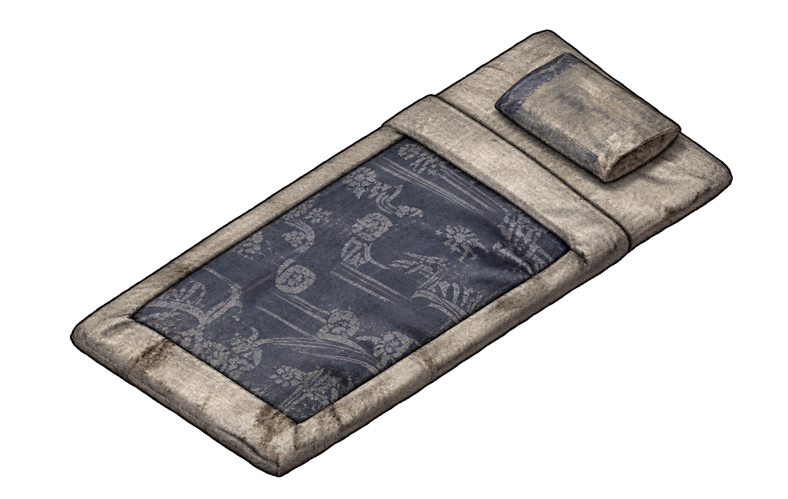
#> input picture assets/environment/interior_prop_previews/angle_revisions/futon_angle_v2.png, 1576 x 998 px (shown at 1/2 size); its folder holds 4 pictures in this run
$ python make_interior_angle_sheet.py
#> lines starting #> are read from the running program, lines starting #| are printed output that depends on the picture
"""Make a review sheet for optional perspective-correction artwork."""
from pathlib import Path
from PIL import Image, ImageDraw, ImageFont


SOURCE = Path(__file__).resolve().parents[1] / "assets/environment/interior_prop_previews/angle_revisions"
ITEMS = [
    ("futon_angle_v2", "Futon (optional; rotation also tested)"),
    ("inspection_table_angle_v2", "Customs inspection desk"),
    ("customs_notice_board_angle_v2", "Customs notice board"),
    ("towel_shelf_angle_v2", "Bathhouse towel shelf"),
    ("bath_bucket_stool_angle_v2", "Bathhouse bucket and stool"),
]
WIDTH, HEIGHT = 560, 390


def main():
    sheet = Image.new("RGB", (WIDTH * 3, HEIGHT * 2), "#171513")
    draw = ImageDraw.Draw(sheet)
    font = ImageFont.truetype("arial.ttf", 20)
    for i, (name, label) in enumerate(ITEMS):
        x, y = (i % 3) * WIDTH, (i // 3) * HEIGHT
        draw.rounded_rectangle((x + 8, y + 8, x + WIDTH - 8, y + HEIGHT - 8), radius=12, fill="#28231d", outline="#594a3c", width=2)
        image = Image.open(SOURCE / f"{name}.png").convert("RGBA")
#> image is the input picture: PIL image 1576x998 RGBA; mean R, G, B, A 39.1, 37.1, 36.7, 88.1
        bounds = image.getchannel("A").point(lambda a: 255 if a > 8 else 0).getbbox()
#> bounds = (139, 58, 1467, 955)
        if bounds:
            image = image.crop(bounds)
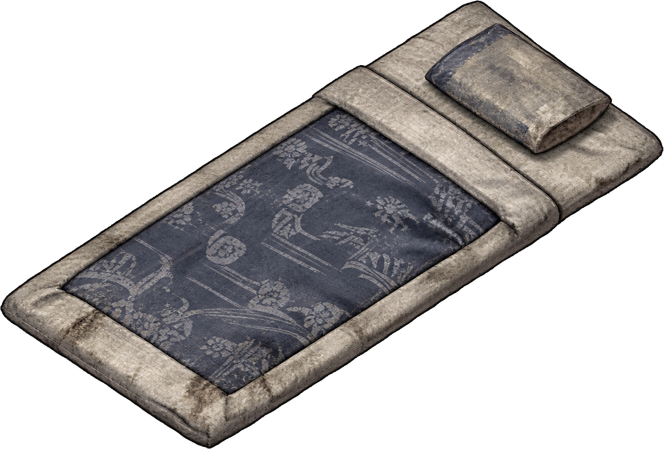
#> image: PIL image 1328x897 RGBA (shown at 1/2 size); mean R, G, B, A 51.6, 49, 48.5, 116.4; transparent parts drawn white
        image.thumbnail((WIDTH - 44, HEIGHT - 75), Image.Resampling.LANCZOS)
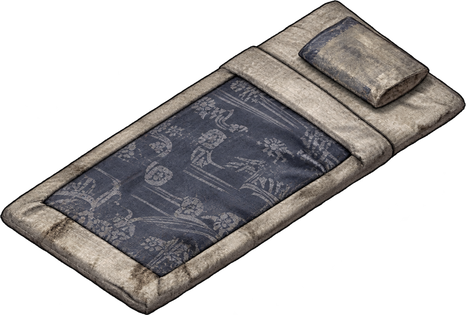
#> image: PIL image 466x315 RGBA; mean R, G, B, A 51.3, 48.8, 48.2, 116.4; transparent parts drawn white
        sheet.paste(image, (x + (WIDTH - image.width) // 2, y + 12 + (HEIGHT - 75 - image.height) // 2), image)
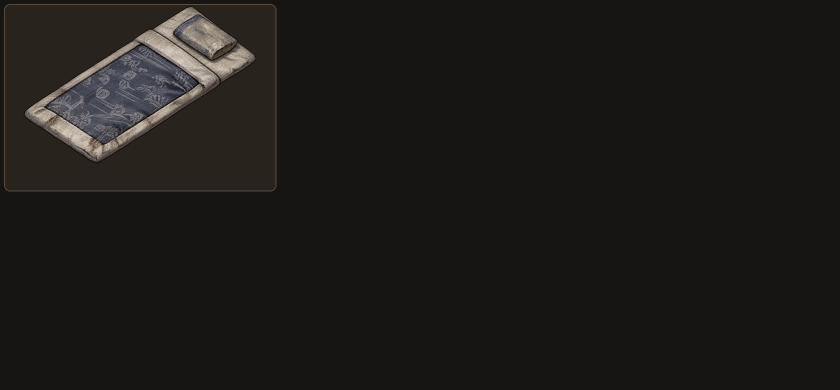
#> sheet: PIL image 1680x780 RGB (shown at 1/2 size); mean R, G, B 29.4, 26.9, 24.5
        draw.text((x + 20, y + HEIGHT - 42), label, font=font, fill="#f1ddbb")
#> pass 2 of the loop in main, `for i, (name, label) in enumerate(ITEMS):`:
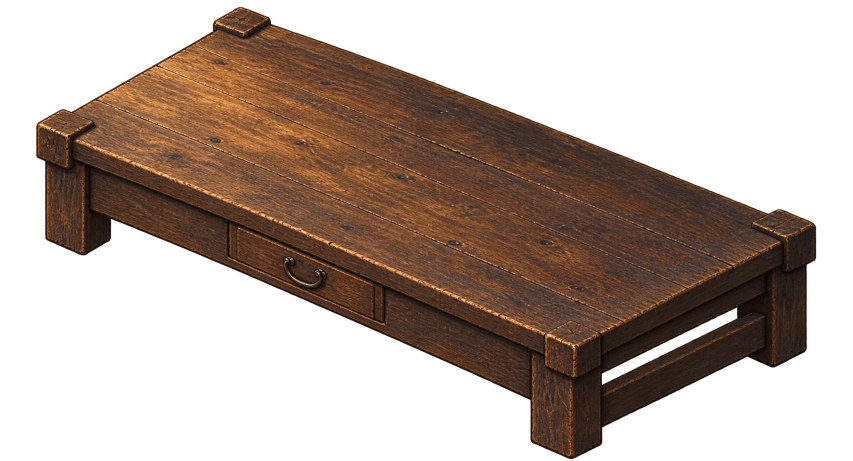
#> input picture assets/environment/interior_prop_previews/angle_revisions/inspection_table_angle_v2.png, 1706 x 922 px (shown at 1/2 size)
#> in main, image is the input picture: PIL image 1706x922 RGBA; mean R, G, B, A 43.1, 27.8, 18.8, 112.3
#> bounds = (70, 13, 1633, 919)
#> in main, `image.thumbnail((WIDTH - 44, HEIGHT - 75), Image.Resampling.LANCZOS)`:
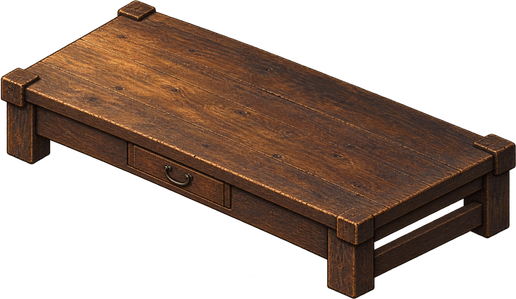
#> image: PIL image 516x299 RGBA; mean R, G, B, A 47.5, 30.6, 20.6, 124.8; transparent parts drawn white
#> in main, `sheet.paste(image, (x + (WIDTH - image.width) // 2, y + 12 + (HEIGHT -..`:
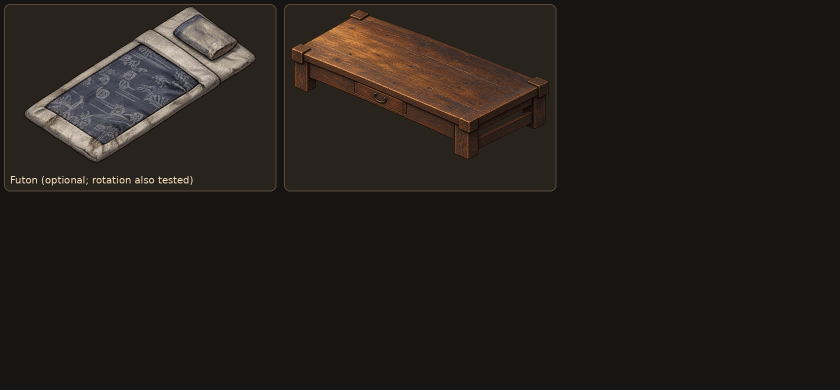
#> sheet: PIL image 1680x780 RGB (shown at 1/2 size); mean R, G, B 35.6, 30.9, 27
#> pass 3 of the loop in main, `for i, (name, label) in enumerate(ITEMS):`:
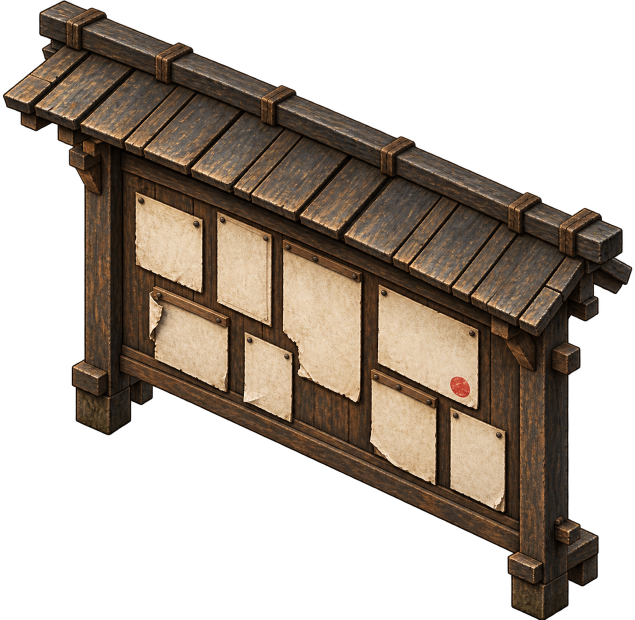
#> input picture assets/environment/interior_prop_previews/angle_revisions/customs_notice_board_angle_v2.png, 1269 x 1240 px (shown at 1/2 size)
#> in main, image is the input picture: PIL image 1269x1240 RGBA; mean R, G, B, A 53.2, 43.2, 33.7, 124.8
#> bounds = (5, 0, 1265, 1240)
#> in main, `image.thumbnail((WIDTH - 44, HEIGHT - 75), Image.Resampling.LANCZOS)`:
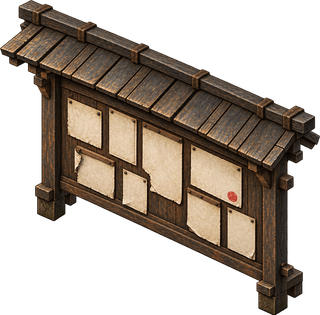
#> image: PIL image 320x315 RGBA; mean R, G, B, A 53.2, 43.2, 33.8, 125.8; transparent parts drawn white
#> in main, `sheet.paste(image, (x + (WIDTH - image.width) // 2, y + 12 + (HEIGHT -..`:
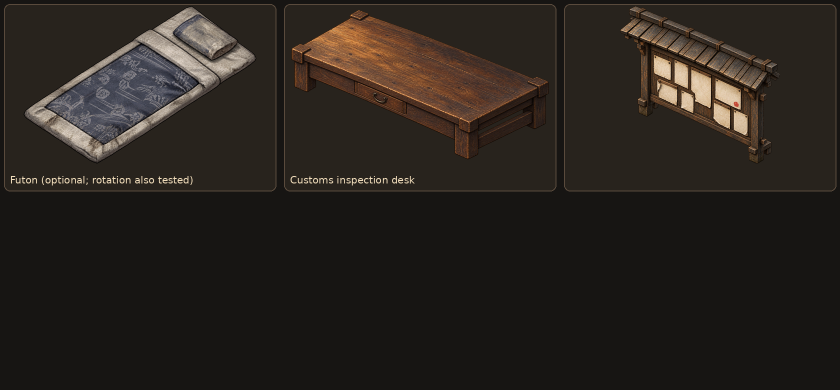
#> sheet: PIL image 1680x780 RGB (shown at 1/2 size); mean R, G, B 41.1, 35.3, 30.3
#> the loop made 4 passes; the first 3 are shown
    sheet.save(SOURCE / "contact_sheet.png", optimize=True)


if __name__ == "__main__":
#> (the run stopped early here; a loop or call above may not have finished)
